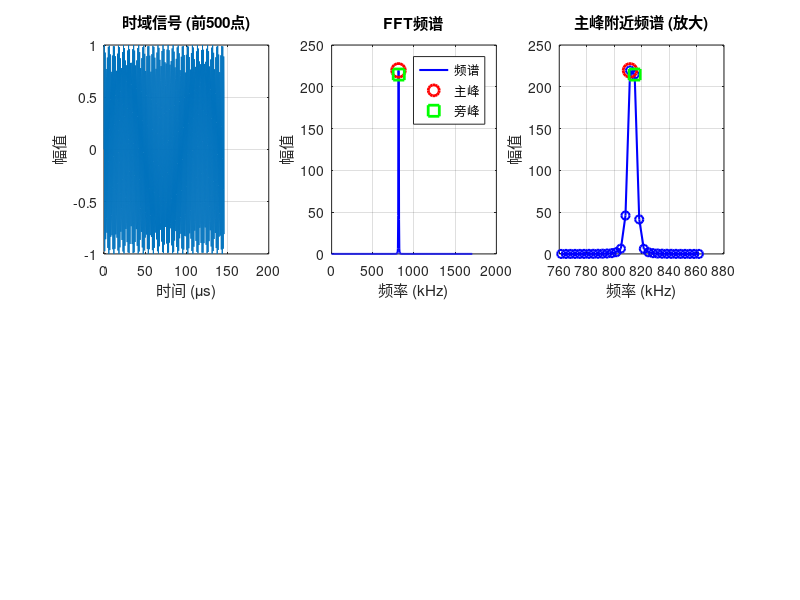

Source code (MATLAB): (Note: this script raises an error after producing the figure.)
function [estimated_freq, results] = adaptive_fft_frequency_estimation()
    % 自适应采样率FFT频率估计
    % 输出:
    %   estimated_freq - 最终估计的频率
    %   results - 迭代结果记录表
    
    clear; close all; clc;
    
    %% 可调参数设置
    params.base_sampling_rate = 3.6e6;      % 基础采样率 3.6 MHz
    params.offset_frequency = 10000;         % 每轮采样偏移 10 kHz
    params.fft_length = 1024;                 % FFT长度
    params.freq_min = 1000;                    % 信号频率下限 1 kHz
    params.freq_max = 1e6;                     % 信号频率上限 1 MHz
    params.error_threshold = 5.0;              % 误差阈值百分比
    params.max_iterations = 360;                 % 最大迭代次数
    params.duration = 0.01;                     % 信号持续时间 (s)
    
    %% 显示参数设置
    fprintf('========================================\n');
    fprintf('自适应采样率FFT频率估计仿真\n');
    fprintf('========================================\n');
    fprintf('参数设置:\n');
    fprintf('  基础采样率: %.3f MHz\n', params.base_sampling_rate/1e6);
    fprintf('  采样偏移: %.3f kHz\n', params.offset_frequency/1e3);
    fprintf('  FFT长度: %d\n', params.fft_length);
    fprintf('  频率范围: %.1f kHz - %.1f MHz\n', params.freq_min/1e3, params.freq_max/1e6);
    fprintf('  误差阈值: %.1f%%\n', params.error_threshold);
    fprintf('========================================\n');
    
    %% 生成随机信号频率
    signal_frequency = params.freq_min + rand() * (params.freq_max - params.freq_min);
    % signal_frequency = 1000;
    fprintf('\n目标信号频率: %.2f Hz (%.3f kHz)\n', signal_frequency, signal_frequency/1000);
    
    %% 初始化
    current_sampling_rate = params.base_sampling_rate;
    iteration = 0;
    results = [];
    
    %% 主循环
    while iteration < params.max_iterations
        iteration = iteration + 1;
        fprintf('\n----- 迭代 %d -----\n', iteration);
        fprintf('当前采样率: %.3f MHz (%.0f Hz)\n', current_sampling_rate/1e6, current_sampling_rate);
        
        % 生成信号
        [signal_data, t] = generate_signal(signal_frequency, current_sampling_rate, params.duration);
        
        % 进行FFT分析
        [fft_magnitude, freq_axis, main_freq, main_amplitude, side_amplitude, main_idx, side_idx] = ...
            analyze_fft(signal_data, current_sampling_rate, params.fft_length);
        
        % 计算误差
        error_percent = calculate_error(main_amplitude, side_amplitude);
        
        % 记录结果
        result = struct(...
            'iteration', iteration, ...
            'sampling_rate', current_sampling_rate, ...
            'main_freq', main_freq, ...
            'main_amplitude', main_amplitude, ...
            'side_amplitude', side_amplitude, ...
            'error_percent', error_percent, ...
            'main_idx', main_idx, ...
            'side_idx', side_idx);
        results = [results; result];
        
        % 输出当前迭代的详细信息
        fprintf('  主峰FFT频率: %.2f Hz (索引: %d)\n', main_freq, main_idx);
        fprintf('  主峰幅值: %.4f\n', main_amplitude);
        fprintf('  旁峰FFT频率: %.2f Hz (索引: %d)\n', freq_axis(side_idx), side_idx);
        fprintf('  旁峰幅值: %.4f\n', side_amplitude);
        fprintf('  幅值误差: %.4f%%\n', error_percent);
        fprintf('  频率分辨率: %.2f Hz\n', current_sampling_rate/params.fft_length);
        
        % 检查是否达到误差要求
        if error_percent < params.error_threshold
            % 计算两峰中间的频率
            mid_freq = (freq_axis(main_idx) + freq_axis(side_idx)) / 2;
            
            fprintf('\n');
            fprintf('════════════════════════════════════════════\n');
            fprintf('✓ 误差小于%.1f%%，达到收敛条件！\n', params.error_threshold);
            fprintf('════════════════════════════════════════════\n');
            fprintf('\n当前状态报告:\n');
            fprintf('----------------------------------------\n');
            fprintf('【系统参数】\n');
            fprintf('  当前采样率: %.3f MHz\n', current_sampling_rate/1e6);
            fprintf('  采样偏移量: %.3f kHz\n', params.offset_frequency/1e3);
            fprintf('  FFT长度: %d\n', params.fft_length);
            fprintf('  频率分辨率: %.2f Hz\n', current_sampling_rate/params.fft_length);
            fprintf('\n【信号参数】\n');
            fprintf('  真实信号频率: %.2f Hz (%.3f kHz)\n', signal_frequency, signal_frequency/1000);
            fprintf('  信号持续时间: %.3f ms\n', params.duration*1000);
            fprintf('  采样点数: %d\n', length(signal_data));
            fprintf('\n【FFT分析结果】\n');
            fprintf('  主峰索引: %d\n', main_idx);
            fprintf('  主峰频率: %.2f Hz\n', main_freq);
            fprintf('  主峰幅值: %.4f\n', main_amplitude);
            fprintf('  旁峰索引: %d\n', side_idx);
            fprintf('  旁峰频率: %.2f Hz\n', freq_axis(side_idx));
            fprintf('  旁峰幅值: %.4f\n', side_amplitude);
            fprintf('  幅值误差: %.4f%%\n', error_percent);
            fprintf('\n【频率估计结果】\n');
            fprintf('  中点估计频率: %.2f Hz\n', mid_freq);
            fprintf('  估计误差: %.4f Hz (%.4f%%)\n', ...
                abs(mid_freq - signal_frequency), ...
                abs(mid_freq - signal_frequency)/signal_frequency*100);
            fprintf('----------------------------------------\n');
            fprintf('\n【迭代历史摘要】\n');
            fprintf('  总迭代次数: %d\n', iteration);
            fprintf('  起始采样率: %.3f MHz\n', params.base_sampling_rate/1e6);
            fprintf('  最终采样率: %.3f MHz\n', current_sampling_rate/1e6);
            fprintf('  采样率变化: %.3f MHz\n', (params.base_sampling_rate - current_sampling_rate)/1e6);
            fprintf('----------------------------------------\n');
            
            % 绘制结果
            plot_results(signal_data, t, fft_magnitude, freq_axis, results, signal_frequency, params, mid_freq);
            
            estimated_freq = mid_freq;
            return;
        end
        
        % 调整采样率
        current_sampling_rate = current_sampling_rate - params.offset_frequency;
        
        % 检查采样率是否过低
        if current_sampling_rate < signal_frequency * 2.1
            fprintf('\n⚠ 警告：采样率接近奈奎斯特极限 (%.2f * 2 = %.2f Hz)\n', ...
                signal_frequency, signal_frequency*2);
            fprintf('当前采样率: %.2f Hz\n', current_sampling_rate);
            
            if current_sampling_rate <= signal_frequency * 2
                fprintf('✗ 采样率低于奈奎斯特频率，停止迭代\n');
                break;
            end
        end
    end
    
    fprintf('\n⚠ 达到最大迭代次数或采样率过低，未收敛到指定误差\n');
    estimated_freq = [];
    
    % 绘制最后一次的结果
    if ~isempty(results)
        plot_results(signal_data, t, fft_magnitude, freq_axis, results, signal_frequency, params, []);
    end
end

function [signal_data, t] = generate_signal(frequency, sampling_rate, duration)
    % 生成正弦信号
    t = 0:1/sampling_rate:duration;
    signal_data = sin(2 * pi * frequency * t);
end

function [fft_magnitude, freq_axis, main_freq, main_amplitude, side_amplitude, main_idx, side_idx] = ...
    analyze_fft(signal_data, sampling_rate, fft_length)
    % 进行FFT分析并提取主峰和旁峰信息
    
    % 确保信号长度足够
    if length(signal_data) < fft_length
        signal_data = [signal_data, zeros(1, fft_length - length(signal_data))];
    else
        signal_data = signal_data(1:fft_length);
    end
    
    % 应用汉宁窗减少频谱泄漏
    window = hann(fft_length)';
    signal_windowed = signal_data .* window;
    
    % 进行FFT
    fft_result = fft(signal_windowed, fft_length);
    fft_magnitude = abs(fft_result(1:fft_length/2));
    
    % 计算频率轴
    freq_axis = (0:fft_length/2-1) * sampling_rate / fft_length;
    
    % 找到主峰（忽略0频）
    [main_amplitude, main_idx] = max(fft_magnitude(2:end));
    main_idx = main_idx + 1;  % 调整索引以包含0频
    main_freq = freq_axis(main_idx);
    
    % 找到旁峰（主峰+1，考虑边界）
    if main_idx < length(fft_magnitude)
        side_idx = main_idx + 1;
    else
        side_idx = main_idx - 1;
    end
    side_amplitude = fft_magnitude(side_idx);
end

function error_percent = calculate_error(main_amplitude, side_amplitude)
    % 计算主峰和旁峰的幅值误差百分比
    error_percent = abs(main_amplitude - side_amplitude) / main_amplitude * 100;
end

function plot_results(signal_data, t, fft_magnitude, freq_axis, results, true_freq, params, est_freq)
    % 绘制结果图表
    
    figure('Position', [100, 100, 1400, 900]);
    
    % 时域信号
    subplot(2, 3, 1);
    plot(t(1:min(500, length(t)))*1e6, signal_data(1:min(500, length(t))));
    xlabel('时间 (μs)');
    ylabel('幅值');
    title('时域信号 (前500点)');
    grid on;
    
    % FFT频谱
    subplot(2, 3, 2);
    plot(freq_axis/1000, fft_magnitude, 'b-', 'LineWidth', 1.5);
    xlabel('频率 (kHz)');
    ylabel('幅值');
    title('FFT频谱');
    grid on;
    
    % 标记主峰和旁峰
    [~, main_idx] = max(fft_magnitude(2:end));
    main_idx = main_idx + 1;
    if main_idx < length(fft_magnitude)
        side_idx = main_idx + 1;
    else
        side_idx = main_idx - 1;
    end
    
    hold on;
    plot(freq_axis(main_idx)/1000, fft_magnitude(main_idx), 'ro', 'MarkerSize', 10, 'LineWidth', 2);
    plot(freq_axis(side_idx)/1000, fft_magnitude(side_idx), 'gs', 'MarkerSize', 8, 'LineWidth', 2);
    legend('频谱', '主峰', '旁峰');
    hold off;
    
    % 主峰附近放大图
    subplot(2, 3, 3);
    start_idx = max(1, main_idx - 15);
    end_idx = min(length(freq_axis), main_idx + 15);
    
    plot(freq_axis(start_idx:end_idx)/1000, fft_magnitude(start_idx:end_idx), 'b-o', 'LineWidth', 1.5);
    xlabel('频率 (kHz)');
    ylabel('幅值');
    title('主峰附近频谱 (放大)');
    grid on;
    
    hold on;
    plot(freq_axis(main_idx)/1000, fft_magnitude(main_idx), 'ro', 'MarkerSize', 10, 'LineWidth', 2);
    plot(freq_axis(side_idx)/1000, fft_magnitude(side_idx), 'gs', 'MarkerSize', 8, 'LineWidth', 2);
    
    if ~isempty(est_freq)
        xline(est_freq/1000, 'r--', 'LineWidth', 2, 'Label', '估计频率');
    end
    xline(true_freq/1000, 'g--', 'LineWidth', 2, 'Label', '真实频率');
    hold off;
    
    % 迭代误差变化
    subplot(2, 3, 4);
    iterations = [results.iteration];
    errors = [results.error_percent];
    plot(iterations, errors, 'r-o', 'LineWidth', 2, 'MarkerSize', 8);
    hold on;
    yline(params.error_threshold, 'g--', 'LineWidth', 2);
    xlabel('迭代次数');
    ylabel('误差百分比 (%)');
    title('迭代误差变化');
    legend('误差', sprintf('阈值 (%.1f%%)', params.error_threshold));
    grid on;
    
    % 主峰频率变化
    subplot(2, 3, 5);
    main_freqs = [results.main_freq];
    plot(iterations, main_freqs/1000, 'b-o', 'LineWidth', 2, 'MarkerSize', 8);
    hold on;
    yline(true_freq/1000, 'r--', 'LineWidth', 2);
    xlabel('迭代次数');
    ylabel('主峰频率 (kHz)');
    title('主峰频率变化');
    legend('估计频率', sprintf('真实频率 (%.2f kHz)', true_freq/1000));
    grid on;
    
    % 采样率变化
    subplot(2, 3, 6);
    sampling_rates = [results.sampling_rate];
    plot(iterations, sampling_rates/1e6, 'm-o', 'LineWidth', 2, 'MarkerSize', 8);
    xlabel('迭代次数');
    ylabel('采样率 (MHz)');
    title('采样率变化');
    grid on;
    
    % 添加收敛信息
    if ~isempty(est_freq)
        sgtitle(sprintf('自适应采样率FFT分析结果 (真实: %.2f kHz | 估计: %.2f kHz | 误差: %.3f%%)', ...
            true_freq/1000, est_freq/1000, abs(est_freq-true_freq)/true_freq*100));
    else
        sgtitle(sprintf('自适应采样率FFT分析结果 (真实频率: %.2f kHz)', true_freq/1000));
    end
    
    % 调整布局
    set(gcf, 'Color', 'white');
end

function run_multiple_simulations()
    % 运行多次仿真以测试算法鲁棒性
    
    num_simulations = 10;
    fprintf('\n========================================\n');
    fprintf('运行 %d 次仿真统计\n', num_simulations);
    fprintf('========================================\n');
    
    success_count = 0;
    total_error = 0;
    
    for i = 1:num_simulations
        fprintf('\n════════════════════════════════════════════\n');
        fprintf('仿真 %d/%d\n', i, num_simulations);
        fprintf('════════════════════════════════════════════\n');
        
        [est_freq, results] = adaptive_fft_frequency_estimation();
        
        if ~isempty(est_freq) && ~isempty(results)
            success_count = success_count + 1;
            % 这里需要获取真实频率，但在当前实现中无法直接获取
            % 实际应用中可以从全局变量或修改函数返回值获取
        end
        
        % 暂停一下让用户看清结果
        if i < num_simulations
            fprintf('\n按任意键继续下一次仿真...\n');
            pause;
        end
    end
    
    fprintf('\n========================================\n');
    fprintf('统计结果:\n');
    fprintf('  成功收敛次数: %d/%d (%.1f%%)\n', success_count, num_simulations, success_count/num_simulations*100);
    fprintf('========================================\n');
end
